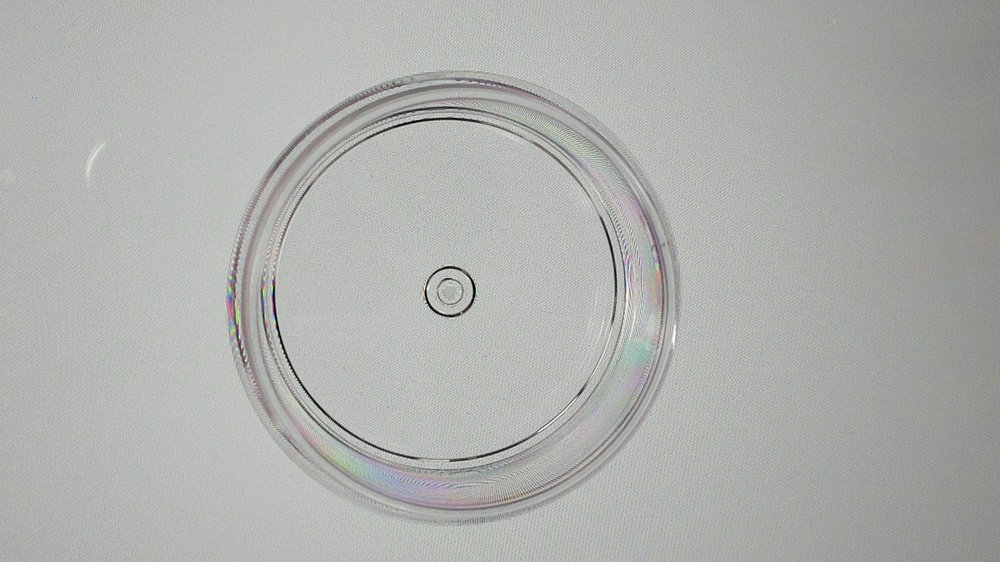
#> input picture Cosmetic/normal/WIN_20200217_13_21_49_Pro.jpg, 1000 x 562 px, shrunk from 3840 x 2160 before the run; its folder holds 4 pictures in this run
$ python CutImageInXAxis.py
#> lines starting #> are read from the running program, lines starting #| are printed output that depends on the picture
import cv2
import numpy as np
import math
import os

# 여백 설정
whiteScreen = 0

#
# Normal Image의 경우 주로 defect가 되는 것이 우측부분이었음.
# 이로인해, 우측부분과 좌측부분을 일정부분 잘라내고 contour를 통한 normal image 검출에서
# 상당히 효과적으로 동작하는 것을 확인함.
# Ratio의 경우는 좌/우의 비율.
# 기존의 이미지는 [0, 100] 으로 설정하면 이미지 그대로 저장됨
# 아래의 경우 [10, 75]로, 좌측 10%, 우측 25%를 잘라내는 경우.
# 이와 같이 잘라낸 처리를 진행 후 OK product 검출 결과, 높은 정확도를 보여주었음.
#

def ShapeDetectForSingleImage(inputImage):
    # Call Image and Get Information for Image
#> called with inputImage = 'WIN_20200217_13_21_49_Pro.jpg'
    print('input Image : ', inputImage)

    Image = cv2.imread('./Cosmetic/normal/' + inputImage)
#> Image is the input picture: shape (562, 1000, 3); mean B, G, R 172.7, 175.9, 174.2
    YPixels, XPixels, channels = Image.shape
#> YPixels = 562; XPixels = 1000; channels = 3
    print('Y Pixels : ', YPixels, 'X Pixels : ', XPixels, 'channels : ', channels)
#| Y Pixels :  562 X Pixels :  1000 channels :  3

    Ratio = [10, 75]
    ConvertedXmin = Ratio[0] * XPixels / 100
#> ConvertedXmin = 100
    ConvertedXmax = Ratio[1] * XPixels / 100
#> ConvertedXmax = 750

    ImageCut = Image[0:YPixels, int(round(ConvertedXmin)):int(round(ConvertedXmax))]
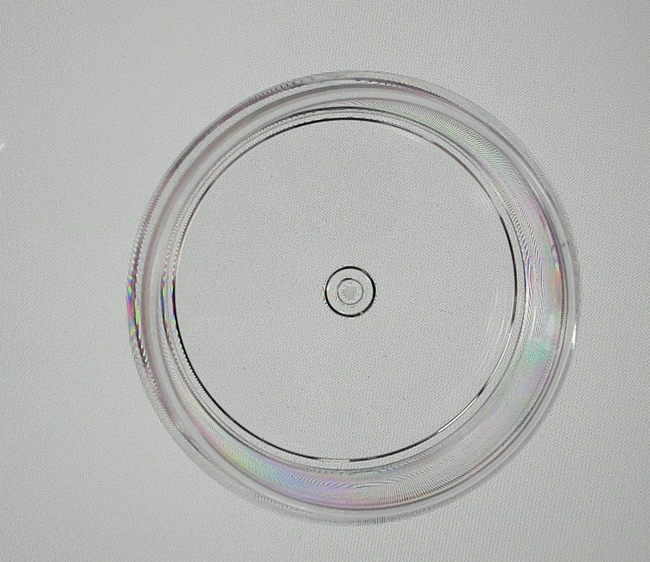
#> ImageCut: shape (562, 650, 3); mean B, G, R 178.3, 181.4, 179.7

    cv2.imwrite('./Cosmetic/normalCut/' + inputImage, ImageCut)
    return 0

# 이하 ShapeDetectFromNonRotateFigures와 동일

path = "./Cosmetic/normal/"

file_list = os.listdir(path)

rotationFail = 0

for i in range(len(file_list)):
    print(file_list[i])
    check = ShapeDetectForSingleImage('{}'.format(file_list[i]))
    if(check == 1 ):
        rotationFail += 1
#> pass 2 of the loop `for i in range(len(file_list)):`:
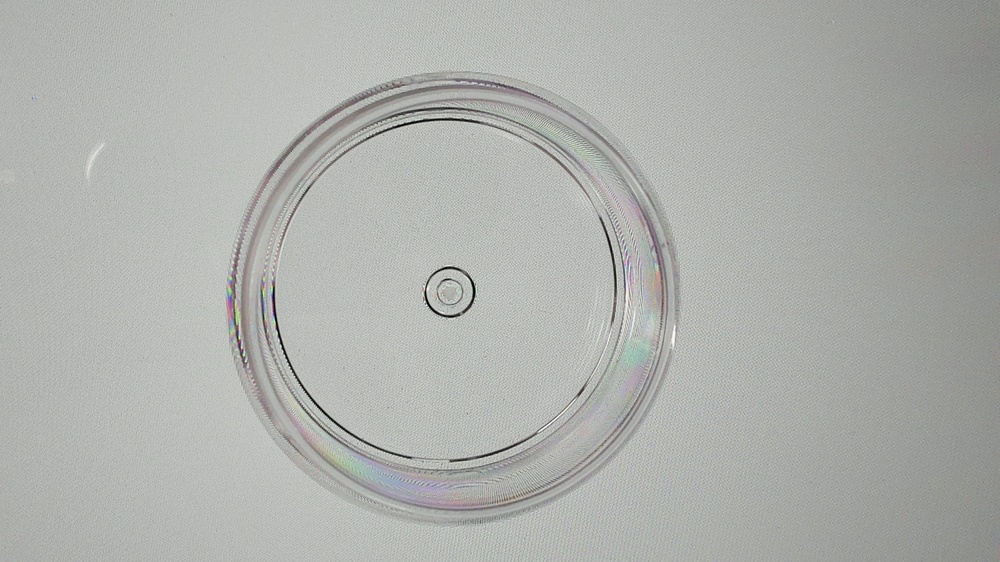
#> input picture Cosmetic/normal/WIN_20200217_13_21_50_Pro (2).jpg, 1000 x 562 px, shrunk from 3840 x 2160 before the run
#> in ShapeDetectForSingleImage, Image is the input picture: shape (562, 1000, 3); mean B, G, R 172.7, 175.9, 174.3
#| Y Pixels :  562 X Pixels :  1000 channels :  3
#> in ShapeDetectForSingleImage (call 2), `ImageCut = Image[0:YPixels, int(round(ConvertedXmin)):int(round(Conver..`:
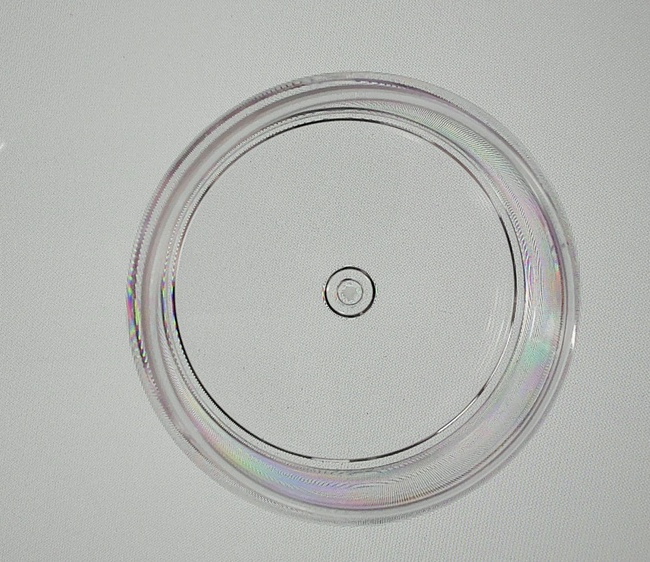
#> ImageCut: shape (562, 650, 3); mean B, G, R 178.4, 181.5, 179.9
#> pass 3 of the loop `for i in range(len(file_list)):`:
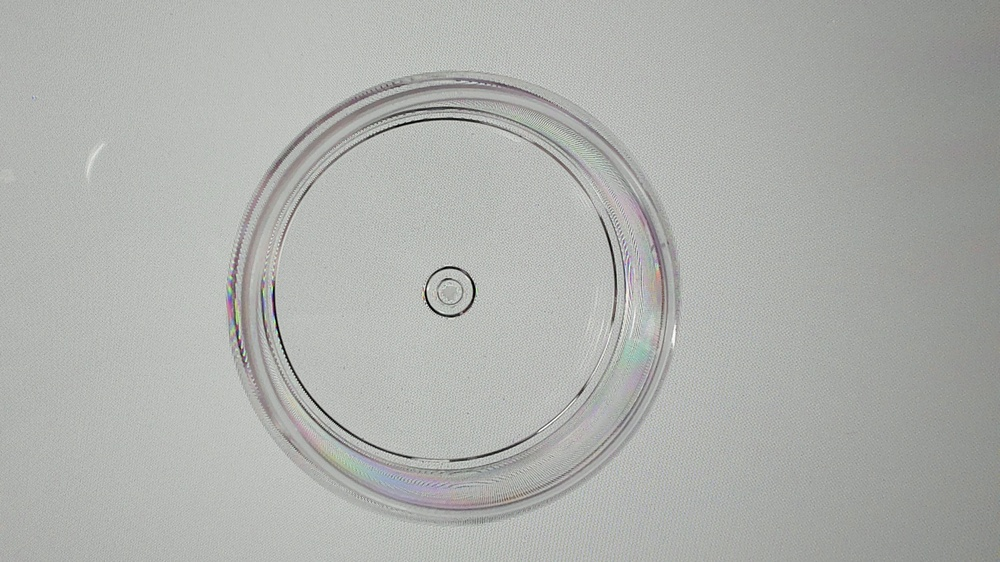
#> input picture Cosmetic/normal/WIN_20200217_13_21_50_Pro.jpg, 1000 x 562 px, shrunk from 3840 x 2160 before the run
#> in ShapeDetectForSingleImage, Image is the input picture: shape (562, 1000, 3); mean B, G, R 172.8, 175.9, 174.2
#| Y Pixels :  562 X Pixels :  1000 channels :  3
#> in ShapeDetectForSingleImage (call 3), `ImageCut = Image[0:YPixels, int(round(ConvertedXmin)):int(round(Conver..`:
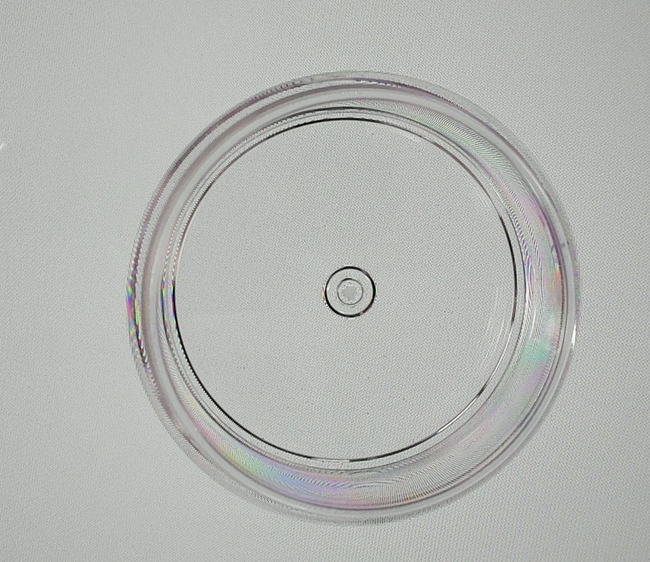
#> ImageCut: shape (562, 650, 3); mean B, G, R 178.4, 181.4, 179.7
#> the loop made 4 passes; the first 3 are shown

print('Fail Rotation : ', rotationFail)
